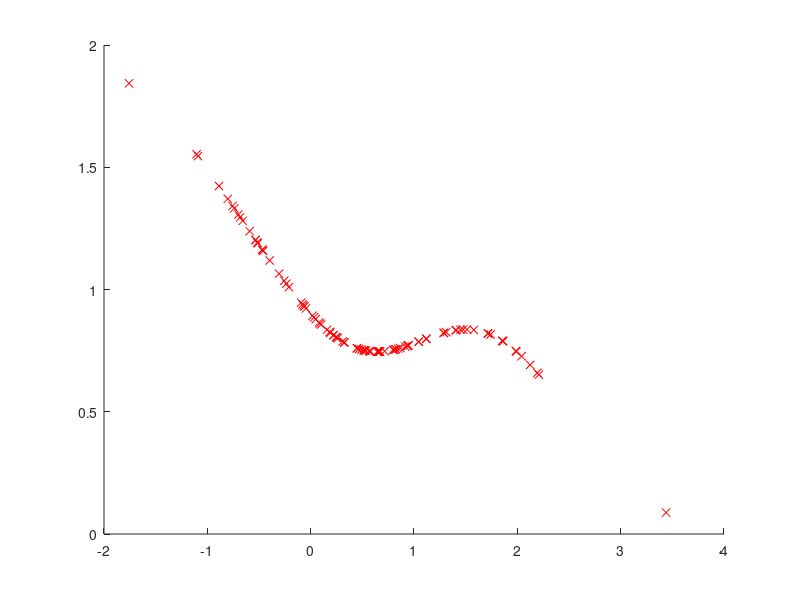

Source code (MATLAB):
%与高斯核模型相对应的最小二乘法相对密度估计法

clc,clear,close all
n=100;
x=randn(n,1);
y=randn(n,1)+0.5;

hhs=2*[1 5 10].^2;
ls=10.^[-3 -2 -1];
m=5;
b=0.5;
x2=x.^2;
xx=repmat(x2,1,n)+repmat(x2',n,1)-2*x*x';% 计算x的距离矩阵
y2=y.^2;
yx=repmat(y2,1,n)+repmat(x2',n,1)-2*y*x';

u=floor(m*[0:n-1]/n)+1;% 生成分组索引u
u=u(randperm(n));
v=floor(m*[0:n-1]/n)+1;
v=v(randperm(n));

g=zeros(length(hhs),length(ls),m); % 初始化g矩阵
for hk=1:length(hhs)% 遍历所有核宽度参数
    hh=hhs(hk); % 当前核宽度参数
    k=exp(-xx/hh); % 计算核矩阵k
    r=exp(-yx/hh);
    for i=1:m % 计算核矩阵k
        ki=k(u~=i,:); % 除了第i组的所有样本的核矩阵
        ri=r(u~=i,:);
        h=mean(ki)';
        kc=k(u==i,:);% 第i组的核矩阵
        rj=r(v==i,:);
        G=b*ki'*ki/sum(u~=i)+(1-b)*ri'*ri/sum(v~=i);%b是β
        for lk=1:length(ls)% 遍历所有正则化参数
            l=ls(lk); % 当前正则化参数
            a=(G+l*eye(n))\h; % 解线性方程组得到a
            kca=kc*a;
            g(hk,lk,i)=b*mean(kca.^2)+(1-b)*mean((rj*a).^2);
            g(hk,lk,i)= g(hk,lk,i)/2-mean(kca);
        end
    end
end
[gl,ggl]=min(mean(g,3),[],2); % 计算g的均值并找到最小值
[ghl,gghl]=min(gl);
L=ls(ggl(gghl)); % 最优的正则化参数
HH=hhs(gghl);
k=exp(-xx/HH); % 使用最优参数计算核矩阵k
r=exp(-yx/HH);
s=r*((b*k'*k/n+(1-b)*r'*r/n+L*eye(n))\(mean(k)'));% 计算密度估计
figure(1);clf;hold on;plot(y,s,'rx');
